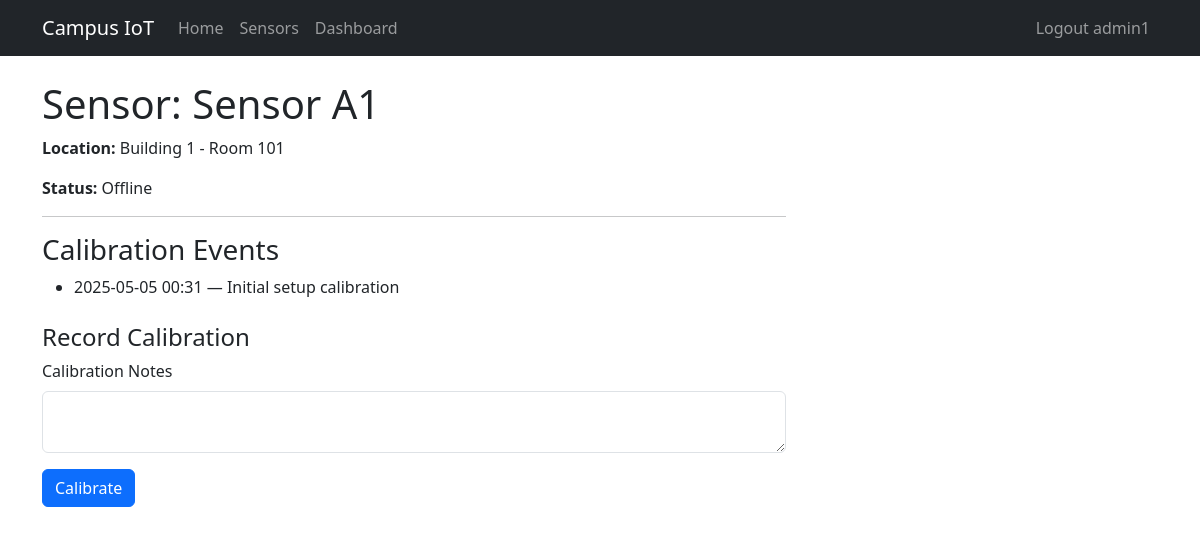
Before: /sensors/1 (signed in) with the older database file.
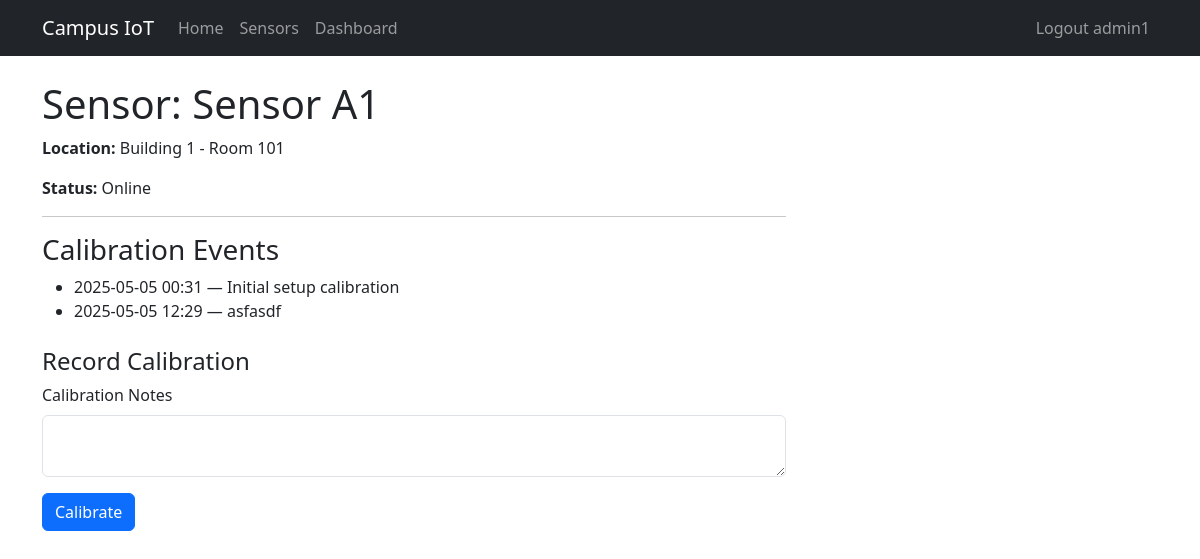
After: the same page with the newer database file.
### app/models.py (models this page shows, shortened)
class Sensor(db.Model):
    __tablename__ = 'sensors'
    id = db.Column(db.Integer, primary_key=True)
    name = db.Column(db.String(64), nullable=False)
    location = db.Column(db.String(128), nullable=False)
    status = db.Column(db.String(20), nullable=False)
    calibrations = db.relationship('Calibration', backref='sensor', cascade='all, delete-orphan')
    feedbacks = db.relationship('Feedback', backref='sensor', cascade='all, delete-orphan')

class Calibration(db.Model):
    __tablename__ = 'calibrations'
    id = db.Column(db.Integer, primary_key=True)
    sensor_id = db.Column(db.Integer, db.ForeignKey('sensors.id'), nullable=False)
    calibrated_at = db.Column(db.DateTime, default=datetime.utcnow, nullable=False)
    notes = db.Column(db.Text, nullable=True)

### app/views.py (the view)
@bp.route('/sensors/<int:id>', methods=['GET'], endpoint='sensor_detail')
@login_required
def sensor_detail(id):
    if current_user.role != 'admin':
        abort(403)
    sensor = db.session.get(Sensor, id)
    if sensor is None:
        return redirect(url_for('main.sensors'))
    calibration_form = CalibrationForm()
    calibration_form.sensor_id.data = sensor.id
    return render_template(
        'sensor_detail.html',
        title=f'Sensor {sensor.name}',
        sensor=sensor,
        calibration_form=calibration_form
    )

### app/forms.py
class CalibrationForm(FlaskForm):
    sensor_id = HiddenField(validators=[DataRequired()])
    notes = TextAreaField(
        'Calibration Notes',
        validators=[Optional(), Length(max=512)]
    )
    submit = SubmitField('Calibrate')

### app/models.py (called while the page is built)
@login.user_loader
def load_user(user_id: str):
    return User.query.get(int(user_id))

### app/templates/sensor_detail.html
{% extends "base.html" %}
{% block content %}
  <h1 class="mt-4">Sensor: {{ sensor.name }}</h1>
  <div class="col-lg-8">
    <p><strong>Location:</strong> {{ sensor.location }}</p>
    <p><strong>Status:</strong> {{ sensor.status.capitalize() }}</p>
    <hr>
    <h3>Calibration Events</h3>
    <ul>
      {% for cal in sensor.calibrations %}
        <li>
          {{ cal.calibrated_at.strftime('%Y-%m-%d %H:%M') }}
          — {{ cal.notes or 'No notes' }}
        </li>
      {% endfor %}
    </ul>
    <h4 class="mt-4">Record Calibration</h4>
    {% import "bootstrap_wtf.html" as wtf %}
    {{ wtf.quick_form(
         calibration_form,
         action=url_for('main.calibrate_sensor')
       ) }}
  </div>
{% endblock %}

Changed rows visible on the page:
changed Sensor "Sensor A1": status "Offline" → "Online"
added Calibration: calibrated_at "2025-05-05 12:29", notes "asfasdf"
